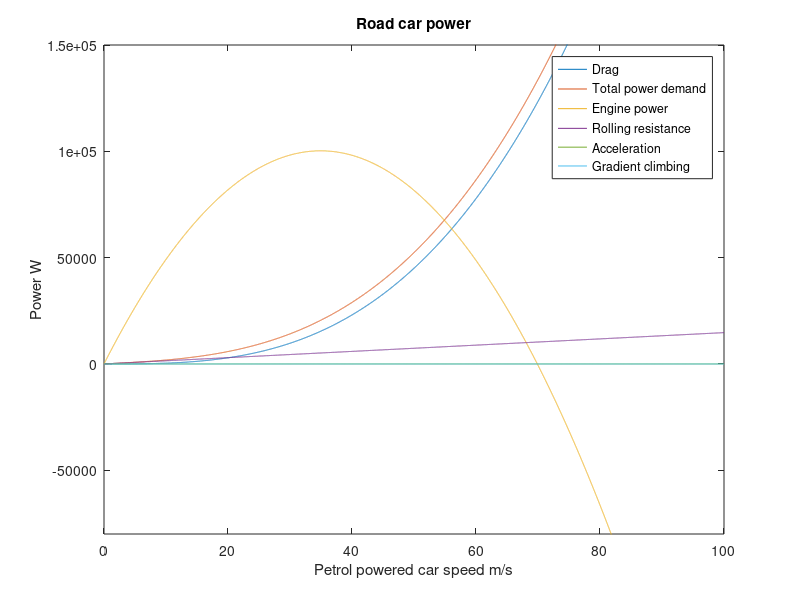

Recreate this plot in MATLAB.
% EMTH171: Case Study 1 Exercise 2 
% Name: 
% Analyzing a car of petrol power supply system with several factors

clear
clc
close all

% Motor out power(W)/ Sharf speed (RPM)
% Known values
m = 1500;    % Mass of car (Kg)
c_d = 0.3;   % Drag coefficient
area = 2;    % Frontal area (m^2)
c_rr = 0.010;% Rolling resistance 
a = 420;     % Engine parameters a (W.s/rad)
b = 0.44;    % Engine parameters b (W.s 2 /rad 2)
r_f = 3.50;  % Final drive ratio (m)
r_g = 0.8;   % Top gear with a gearbox ratio (m)
r_w = 0.205; % Wheel radius (m)
g = 9.81;    % Gravity coefficient (m/s^2)
air = 1.2;   % Air density (Kg/m^3)
% ========================Changeable Values in 4 Cases=====================
angle = 0;   % Gradient (degree) 10degree=1/18*pi 
acc = 0;     % Acceleration (m/s^2)
K = r_w/(r_f*r_g); % K 
%--------------------------------Function----------------------------------
% Power demand from drag resistance
p_d = @(v) c_d.*area.*(1/2).*v.^3*air;
% Power demand from rolling resistance
p_rr = @(v) c_rr.*m*g.*cos(angle).*v;
% Power demand from gradient
p_r = @(v) m.*g.*sin(angle).*v;
% Power demand from acceleration
p_a = @(v) m.*acc.*v;
% Engine power
p_e = @(v) ((a*v)/ K) - (b*v.^2)/K.^2;
% Total power demand
p_t = @(v) p_d(v) + p_r(v) + p_rr(v) + p_a(v)
%---------------------------------Values-----------------------------------
vMin = 0;
vMax = 100;
vstep = 0.01;
xarray = vMin : vstep : vMax;
%---------------------------------Plotting---------------------------------
figure(1)
plot(xarray, p_d(xarray), 'DisplayName', 'Drag')
title('Road car power')
ylim([-8e4 150000]);
xlabel('Petrol powered car speed m/s')
ylabel('Power W')
hold on
plot(xarray, p_t(xarray), 'DisplayName', 'Total power demand')
plot(xarray, p_e(xarray), 'DisplayName', 'Engine power')
plot(xarray, p_rr(xarray), 'DisplayName', 'Rolling resistance')
plot(xarray, p_a(xarray), 'DisplayName', 'Acceleration')
plot(xarray, p_r(xarray), 'DisplayName', 'Gradient climbing')

hold off
legend
% f = @(v) m*g*sin(ang)*v + f*m*g*cos(ang)*v -...
%     ((b*(r_g*v)/r_p)-((r_g.^2*v.^2)/(r_p.^2)));
% d = @(v) m*g*sin(ang) + f.*m*g*cos(ang)-...
%     ((b*r_g)/r_p)-((2*r_g.^2*v)/(r_p.^2));
% %imput
%interation
% v = 2;
% N = 100;
% 
% store = [];
% store(1) = v ;
% for ii = 1 : N
%     v = v -(f(v)/d(v));
%     store(ii+1) = v;
% end
% disp(store)
